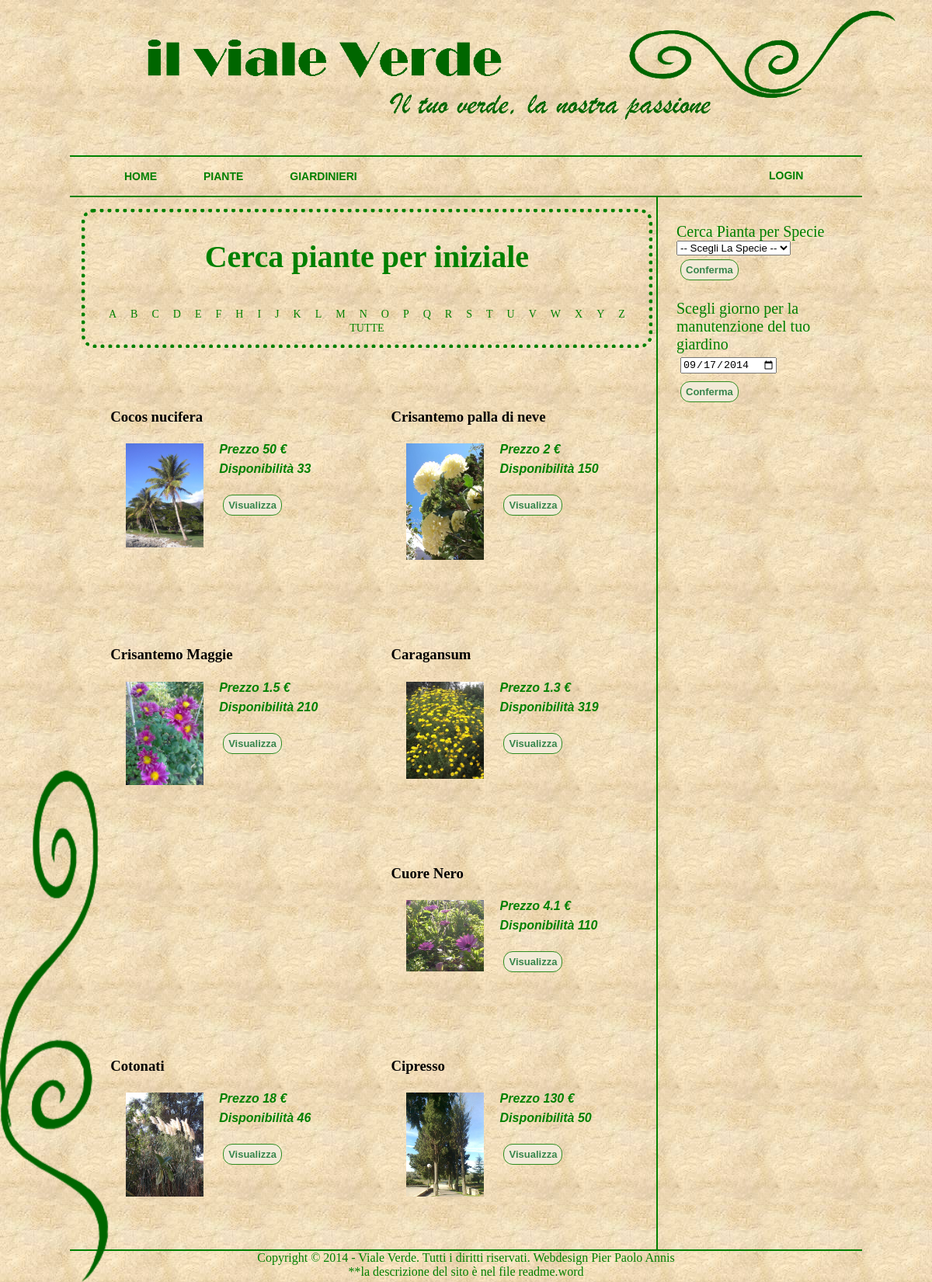
The page /index.php?elenco=C on the database its author committed.
### tables this page shows
CREATE TABLE IF NOT EXISTS `pianta` (
  `IdPianta` int(11) NOT NULL AUTO_INCREMENT,
  `Nome` varchar(50) NOT NULL,
  `Descrizione` text,
  `Disponibilita` int(11) NOT NULL,
  `IdSpecieFK` int(11) NOT NULL,
  `Immagine` varchar(200) NOT NULL COMMENT 'scrivere l''indirizzo dell''immagine',
  `Prezzo` decimal(10,2) DEFAULT NULL,
  PRIMARY KEY (`IdPianta`),
  KEY `pianta_ibfk_1` (`IdSpecieFK`)
);

### php/index.php (called while the page is built, shortened)
<?php
include("controller/functions.php");
include("view/master.php");

### index.php (called while the page is built)
<?php
include("php/index.php");

### php/model/Pianta.php (called while the page is built, shortened)
<?php
class Pianta{
    private $disponibilita;
    private $prezzo;
    private $nome;
    private $immagine;
    public function getImmagine() {
        return $this->immagine;
    }
    public function setImmagine($immagine) {
        $this->immagine = $immagine;
        return true;
    }
    public function getNome() {
        return $this->nome;
    }
    public function setNome($nome) {
        $this->nome = $nome;
        return true;
    }
    public function getDisponibilita() {
        return $this->disponibilita;
    }
    public function setDisponibilita($disponibilita) {
        $this->disponibilita = intval($disponibilita);
        return true;
    }
    public function getPrezzo() {
        return $this->prezzo;
    }
    public function setPrezzo($prezzo) {
        $this->prezzo = (floatval($prezzo));
        return true;
    }
}

### php/dbclass_1.php (called while the page is built, shortened)
<?php
class DBclass_1{
				private $attiva=false;
public function query($sql)
{
if(isset($this->attiva))
 {
  $sql = mysql_query($sql) or die (mysql_error());
  return $sql;
  } else {
    return false;
  }
 }
} ?>

### php/view/other/ListaSpecie.php (the view, shortened to what this page needs)
<div id="ListaSpecie">
<form method="get" action="index.php">
<fieldset>
    <label> Cerca Pianta per Specie</label><br>
    <select name="specie">
        <option value="null"> -- Scegli La Specie -- </option>
    </select>
    <input type="submit" name="job" value="Conferma"/>
</fieldset>
</form>
    </div>

### php/view/other/ElencoPiante.php (shortened to what this page needs)
<div id="ElencoPiante">
<?php if ((count($piante)-1)>0){ ?>
<fieldset>
        <?php for($count=0;$count<count($piante)-1;$count++){ ?>
                <div class=dettagli>
                <h3><?php echo $piante[$count]->getNome();?> </h3>
	   	<p>Prezzo <?php echo $piante[$count]->getPrezzo(); ?> €
                <img src="images/<?php echo $piante[$count]->getImmagine(); ?>"/>
                <?php if($piante[$count]->getDisponibilita()==0) { ?></p>
                <p>NON DISPONIBILE
                 <?php }else{ ?>
                    <br>Disponibilità
                        <?php echo $piante[$count]->getDisponibilita(); }?>
                </p>
        <?php if ($mansione=="amministratore"){ include 'php/view/admin/ModificaPianta.php'; } else {  ?>
                <form method="get" action="index.php">
                    <input type="submit" name="job" value="Visualizza" /><br>
                </form>
        <?php } ?>
            </div>
        <?php } ?>
    </fieldset>
<?php } else { ?>
<p>non ci sono piante </p>
<?php } ?>
</div>

### css/style.css (style rules this page uses)
body { background: url("../images/sfondo1.jpg"); color:black; width:85%; margin: 0px auto; }
#ListaSpecie { padding-top: 10%; }
#aside form { //margin: 20px; //margin-bottom:40px; }
#aside fieldset { width:200px; }
fieldset { //margin:50px; border-color:transparent; }
p { font-family: Arial; font-weight: bold; font-style: Italic; color: green; size:8%; line-height: 25px; text-align:justify; }
.dettagli { padding:5%; float:left; width: 40%; }
.dettagli img { margin:20px; margin-top:5px; float:left; width:100px; }
label { color:green; font-family: Arial Rounded MT Bold; font-size: 20px; }
input[type="submit"] { -webkit-border-radius: 12; -moz-border-radius: 12; border-radius: 12px; font-family: Arial; font-weight: Bold; color: #37854c; font-size: 13px; background: #f2ead7; padding: 5px 6px 5px 6px; border: solid #2d8c1f 1px; text-decoration: none; }
fieldset input { margin:5px; }

### rows shown on the page
pianta: Nome "Cocos nucifera", Prezzo "50", Immagine (picture), Disponibilita "33"
pianta: Nome "Crisantemo palla di neve", Prezzo "2", Immagine (picture), Disponibilita "150"
pianta: Nome "Crisantemo Maggie", Prezzo "1.5", Immagine (picture), Disponibilita "210"
pianta: Nome "Caragansum", Prezzo "1.3", Immagine (picture), Disponibilita "319"
pianta: Nome "Cuore Nero", Prezzo "4.1", Immagine (picture), Disponibilita "110"
pianta: Nome "Cotonati", Prezzo "18", Immagine (picture), Disponibilita "46"
pianta: Nome "Cipresso", Prezzo "130", Immagine (picture), Disponibilita "50"
